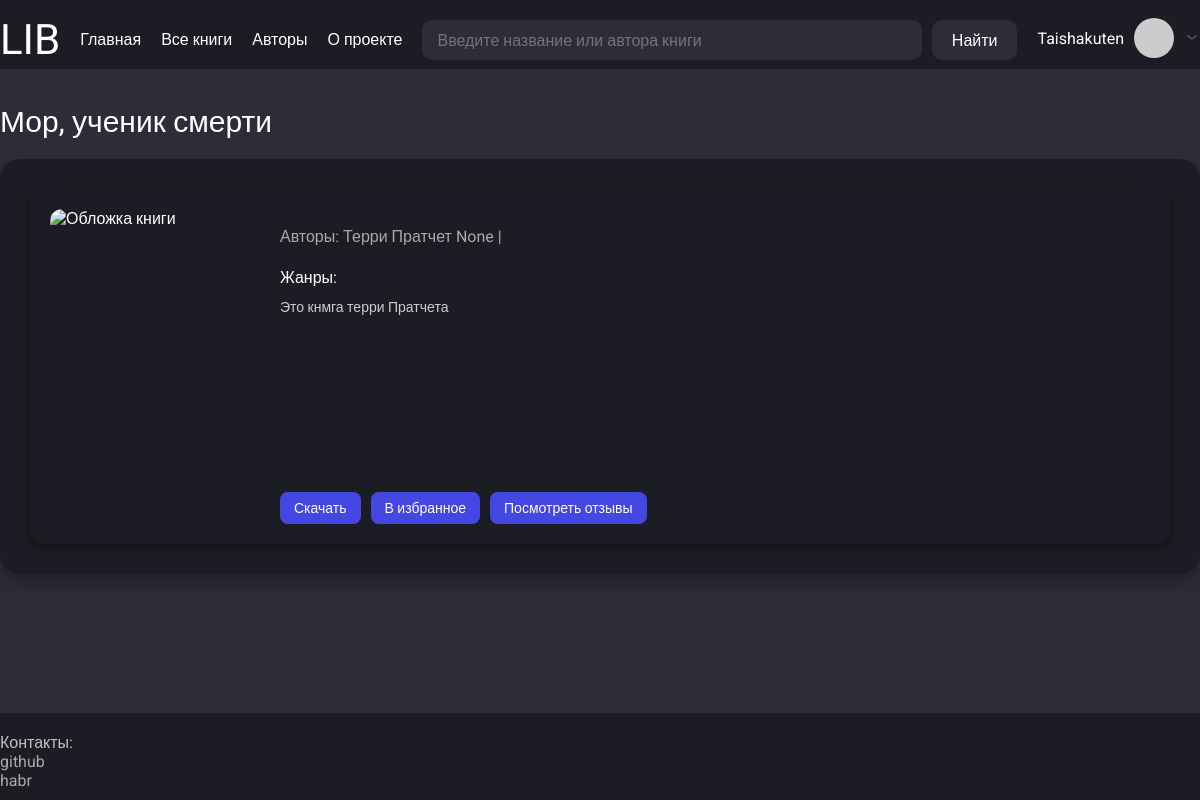
Page /books/1 (signed in) on the committed database.
### app/models.py (models this page shows, shortened)
class User(UserMixin, db.Model):
    __tablename__ = "users"
    id = sa.Column(sa.Integer, primary_key=True, autoincrement=True)
    username = sa.Column(sa.String(50), index=True, unique=True, nullable=False)
    email = sa.Column(sa.String(120), index=True, unique=True, nullable=False)
    hashed_password = sa.Column(sa.String(256), nullable=True)
    status = sa.Column(sa.String(25), default="rejected", nullable=True)  # approved, pending
    role = sa.Column(sa.String(15), default="user", nullable=True)  # admin
    reviews = so.relationship("Review", back_populates="user", cascade="all, delete-orphan")
    books = so.relationship("Book", secondary=users_books, back_populates="users")
    def avatar(self, size):
        digest = md5(self.email.lower().encode('utf-8')).hexdigest()
        return f"https://www.gravatar.com/avatar/{digest}?s={size}&d=identicon"

class Book(db.Model):
    __tablename__ = "books"
    id = sa.Column(sa.Integer, primary_key=True, autoincrement=True)
    title = sa.Column(sa.String(100), nullable=False, index=True)
    description = sa.Column(sa.String, nullable=True)
    link_to_download = sa.Column(sa.String, nullable=True)
    bin_preview_photo = sa.Column(sa.LargeBinary, nullable=True)
    reviews = so.relationship("Review", back_populates="book", cascade="all, delete-orphan")
    tags = so.relationship("Tag", secondary=books_tags, back_populates="books")
    authors = so.relationship("Author", secondary=authors_books, back_populates="books")
    users = so.relationship("User", secondary=users_books, back_populates="books")
    def get_photo_base64(self):
        if self.bin_preview_photo:
            return base64.b64encode(self.bin_preview_photo).decode('utf-8')
        return None
    @classmethod
    def is_exists(cls, book_id):
        return db.session.query(cls).filter(cls.id == book_id).first()

class Author(db.Model):
    __tablename__ = "authors"
    id = sa.Column(sa.Integer, primary_key=True, autoincrement=True)
    name = sa.Column(sa.String(50), nullable=False, index=True)
    surname = sa.Column(sa.String(50), nullable=False, index=True)
    patronymic = sa.Column(sa.String(75), nullable=True)
    books = so.relationship("Book", secondary=authors_books, back_populates="authors")

### app/routes.py (the view)
@app.route("/books/<int:book_id>")
def book_detail(book_id):
    params = {"local_css_file": "book.css"}
    book = Book.is_exists(book_id)
    if not book:
        return "Такой книги не сущесвутет", 404
    params["book"] = book
    params["title"] = book.title
    return render_template("book_detail.html", **params)

### app/models.py (called while the page is built)
@login.user_loader
def load_user(id):
    return db.session.get(User, int(id))

### app/templates/book_detail.html (shortened to what this page needs)
{% extends "base.html" %}
{% block content %}
<div class="book-detail-section">
    <div class="book-card full">
        <img alt="Обложка книги" class="book-card-image">
        <div class="book-card-info">
            <p class="book-card-author">Авторы: {% for author in book.authors %} {{ author.name }} {{ author.surname}} {{ author.patronymic }} |{% endfor %}</p>
            <p class="book-detail-meta">Жанры: {% for tag in book.tags %} {{ tag.name }} | {% endfor %}</p>
            <p class="book-card-description">
                {{ book.description }}
            </p>
            <div class="book-card-buttons">
                <a href="#" class="book-card-button">Скачать</a>
                <a href="#" class="book-card-button">В избранное</a>
                <a href="{{ url_for('book_reviews_list', book_id=book.id) }}" class="book-card-button">Посмотреть отзывы</a>
            </div>
        </div>
    </div>
</div>
{% endblock %}

### app/templates/base.html (shortened to what this page needs)
<!DOCTYPE html>
<html lang="ru">
<head>
    <link href="{{ url_for('static', filename='/css/style.css') }}" rel="stylesheet">
    {% if local_css_file %}
        <link href="{{ url_for('static', filename='/css/' ~ local_css_file) }}" rel="stylesheet">
    {% endif %}
</head>
<body>
    <div class="wrapper">
        <header class="header">
            <div class="container header-container">
                <div class="header-logo-container">
                    <p class="header-logo"><a href="{{ url_for('index') }}" class="header-logo-link">LIB</a></p>
                </div>
                <ul class="header-menu">
                    <li><a href="{{ url_for('index') }}" class="header-logo-link">Главная</a></li>
                    <li><a href="{{ url_for('books_list') }}" class="header-logo-link">Все книги</a></li>
                    <li><a href="{{ url_for('authors_list') }}" class="header-logo-link">Авторы</a></li>
                    <li><a href="{{ url_for('about_project') }}" class="header-logo-link">О проекте</a></li>
                </ul>
                <div class="header-search-container">
                        <input type="search" class="header-search" placeholder="Введите название или автора книги" id="ajax-search" name="search" autocomplete="off">
                        <button class="search-button-submit" id="search-button">Найти</button>
                </div>
                <div class="header-user-container">
                    {% if current_user.is_authenticated %}
                        <p class="header-user-nickname">
                            <a href="{{ url_for('user_account', username=current_user.username) }}" class="user-nickname-link">{{ current_user.username }}</a>
                        </p>
                        <img class="header-user-img" src="{{ current_user.avatar(60) }}" alt="Аватар">
                        <button class="arrow-userinfo-button">
                            <img class="header-arrow-down" src="{{ url_for('static', filename='images/arrow-ios-down.svg') }}" alt="Стрелка вниз">
                        </button>
                    {% else %}
                        <p class="header-user-nickname">
                            <a href="{{ url_for('register') }}" class="user-nickname-link">Зарегистрироваться</a>
                            <a href="{{ url_for('login') }}" class="user-nickname-link">Войти</a>
                        </p>
                    {% endif %}
                </div>
            </div>
        </header>
        <main class="main">
            <div class="container">
                <div class="main-container">
                    <h1 class="main-title">{{ title }}</h1>
                    {% block content %}{% endblock %}
                </div>
            </div>
        </main>
        <footer class="footer">
            <div class="container">
                <div class="footer-container">
                    <div class="footer-contact-container">
                        <p class="contact-title">Контакты:</p>
                        <ul class="contact-list">
                            <li><a href="https://github.com/taishakutenn" class="footer-contact-link">github</a></li>
                            <li><a href="https://habr.com/ru/users/taishakuten" class="footer-contact-link">habr</a></li>
                        </ul>
                    </div>
                </div>
            </div>
        </footer>
    </div>
</body>
</html>

### app/static/css/style.css (style rules this page uses)
html, body { margin: 0; padding: 0; height: 100%; font-family: 'Roboto', sans-serif; background-color: #2D2D3A; color: #FFFFFF; }
.wrapper { min-height: 100%; display: flex; flex-direction: column; }
.container { max-width: 1220px; width: 100%; margin: 0 auto; padding-top: 15px; padding-bottom: 5px; }
.header { background-color: #1C1C24; width: 100%; }
.header-container { display: flex; justify-content: space-between; align-items: flex-start; gap: 20px; flex-wrap: wrap; }
.header-logo { font-size: 42px; margin: 0; }
.header-logo-link { text-decoration: none; color: inherit; }
.header-menu { display: flex; gap: 20px; list-style: none; padding: 0; margin-top: 15px; }
.header-search-container { display: flex; gap: 10px; flex-grow: 1; margin-top: 5px; position: relative; }
.header-search { background-color: #2D2D3A; border: none; border-radius: 10px; padding: 10px 15px; color: white; flex-grow: 1; height: 40px; box-sizing: border-box; }
.search-button-submit { background-color: #2D2D3A; border: none; border-radius: 10px; color: white; padding: 0 20px; height: 40px; cursor: pointer; box-sizing: border-box; }
.header-user-container { position: relative; display: flex; align-items: center; gap: 10px; margin-top: 3px; }
.header-user-nickname { margin: 0; }
.user-nickname-link { text-decoration: none; color: inherit; }
.header-user-img { width: 40px; height: 40px; border-radius: 50%; }
.arrow-userinfo-button { background: none; border: none; cursor: pointer; }
.header-arrow-down { width: 16px; height: 16px; }
.main { flex-grow: 1; padding: 20px 0; }
.main-container { display: flex; flex-direction: column; }
.main-title { font-size: 30px; }
.footer { background-color: #1C1C24; width: 100%; padding: 5px 0; }
.footer-container { display: flex; justify-content: space-between; }
.footer-contact-container { display: flex; flex-direction: column; }
.contact-title { color: #C0C0C0; }
.contact-list { margin-top: a; }
.footer-contact-link { color: #A9A9A9; text-decoration: none; }

### app/static/css/book.css (style rules this page uses)
.book-card { flex: 1 1 calc(33.333% - 17px); box-sizing: border-box; max-width: calc(33.333% - 17px); background-color: #1C1C24; border-radius: 16px; padding: 20px; display: flex; flex-direction: column; box-shadow: 0 4px 12px rgba(0, 0, 0, 0.4); transition: transform 0.2s; }
.book-card-image { width: 100%; height: 260px; object-fit: cover; border-radius: 12px; margin-bottom: 15px; }
.book-card-author { font-size: 16px; color: #AAAAAA; margin: 0 0 12px; }
.book-card-description { font-size: 14px; color: #CCCCCC; line-height: 1.5; flex-grow: 1; margin-bottom: 15px; overflow: hidden; text-overflow: ellipsis; max-height: 4.5em; }
.book-card-buttons { display: flex; gap: 10px; flex-wrap: wrap; }
.book-card-button { background-color: #4447E2; color: white; padding: 8px 14px; border-radius: 8px; text-decoration: none; font-size: 14px; transition: background-color 0.2s; }
.book-detail-section { margin-top: 20px; background-color: #1C1C24; border-radius: 20px; padding: 30px; display: flex; flex-direction: column; gap: 20px; box-shadow: 0 8px 20px rgba(0, 0, 0, 0.3); }
.book-card.full { max-width: 100%; flex-direction: row; gap: 30px; }
.book-card.full .book-card-image { width: 200px; height: 300px; flex-shrink: 0; }
.book-card.full .book-card-info { display: flex; flex-direction: column; flex-grow: 1; gap: 10px; }
.book-card.full .book-card-description { max-height: none; overflow: visible; }

### rows in the picture
User: username "Taishakuten"
Book: title "Мор, ученик смерти", description "Это кнмга терри Пратчета"
Author: name "Терри", surname "Пратчет", patronymic "None"
